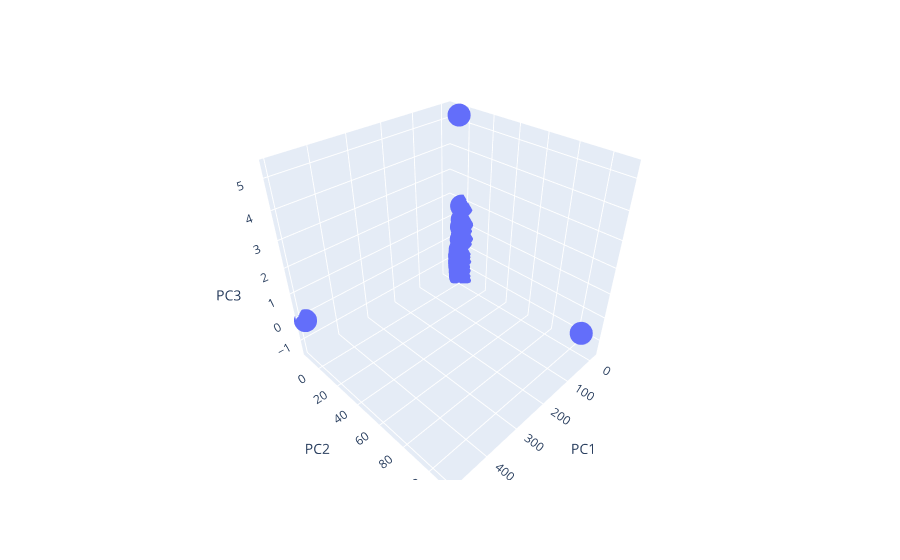

The code cell stored with this chart in its notebook:
### Markdown cell above
### Principal Component Analysis

### Code cell
#PCA for real this time

from sklearn.decomposition import PCA
from sklearn.preprocessing import StandardScaler


#PCA thang
n_components = 4
pca = PCA(n_components = n_components)
target_col = ["Churn"]
labels = ['PC' + str(x) for x in range(1, n_components+1)]

#feature things that can be used
pca_target = df_num[target_col]
pca_feature = df_num[[x for x in df_num.columns if x not in target_col]]

pca_feat = StandardScaler().fit_transform(pca_feature.transpose())

#dataframe for feature

pcs = pca.fit_transform(pca_feat)
pca_data = pd.DataFrame(pcs, columns=labels, index=pca_feature.columns)


#visualization
d2_scatter_pca  = px.scatter_3d(pca_data, x="PC1", y="PC2", z="PC3")
d2_scatter_pca.show()

### Figure 1 — Plotly figure (JSON) as saved in the notebook; plotly's stock layout.template omitted (floating-point values rounded to 4 significant figures)
{"data": [{"hovertemplate": "PC1=%{x}<br>PC2=%{y}<br>PC3=%{z}<extra></extra>", "legendgroup": "", "marker": {"color": "#636efa", "symbol": "circle"}, "mode": "markers", "name": "", "scene": "scene", "showlegend": false, "type": "scatter3d", "x": [-15.02, -15.65, -15.42, -15.46, -4.796, -14.48, -15.68, -15.09, 46.32, 494.3, -14.69, -15.62, -15.6, -15.33, -15.49, -15.09, -14.52, -15.68, -15.72, -15.65, -15.65, -15.33, -15.09, -15.15, -15.09, -15.68, -15.17, -15.09, -15.66, -15.15, -15.09, -15.68, -15.19, -15.09, -15.64, -15.2, -15.09, -15.63], "y": [-2.015, -3.402, -3.132, -3.044, -3.094, -1.017, -3.558, -2.284, 110.9, -13.36, -1.277, -3.315, -3.436, -2.736, -3.131, -2.161, -0.8062, -3.622, -3.599, -3.487, -3.525, -2.694, -2.018, -2.318, -2.161, -3.549, -2.352, -2.161, -3.515, -2.31, -2.161, -3.557, -2.394, -2.161, -3.472, -2.394, -2.161, -3.473], "z": [0.339, -0.7927, -0.2997, -0.1487, 5.326, 1.194, -0.7653, -0.4988, -0.1409, -0.1072, 1.267, -0.9141, -0.7351, -1.21, -1.005, 1.832, 0.593, -0.4609, -0.5147, -0.529, -0.5115, -0.9297, 0.925, -1.456, 1.832, -0.7593, -1.426, 1.832, -0.7888, -1.449, 1.832, -0.766, -1.394, 1.832, -0.821, -1.393, 1.832, -0.8223]}], "layout": {"legend": {"tracegroupgap": 0}, "margin": {"t": 60}, "scene": {"domain": {"x": [0, 1], "y": [0, 1]}, "xaxis": {"title": {"text": "PC1"}}, "yaxis": {"title": {"text": "PC2"}}, "zaxis": {"title": {"text": "PC3"}}}}}
